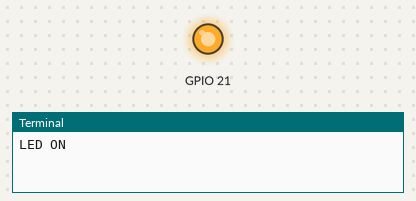
Simulated run of this program. Board: Raspberry Pi (BCM pin numbers). Shown: output pins drawn as LEDs (lit = HIGH), the last lines printed to the terminal. At 10.0 s the program stops and its outputs stay as they are.

Above: at 0.1 s.
At 10.1 s:
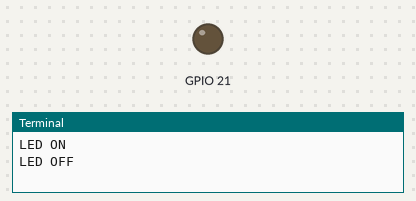
Timing chart, 0 to 11.5 s (numbered marks = the images above):
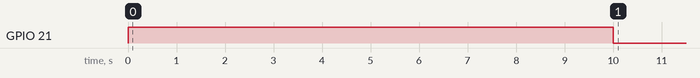

The program:

gpio.py
```python
import RPi.GPIO as GPIO
import time

GPIO.setmode(GPIO.BCM)
GPIO.setwarnings(False)
GPIO.setup(21,GPIO.OUT)

print("LED ON")
GPIO.output(21,GPIO.HIGH)
time.sleep(10)
print("LED OFF")
GPIO.output(21,GPIO.LOW)
```

Measured:
- by itself, GPIO 21: LOW → HIGH at 0.00 s, → LOW 10.0 s later
